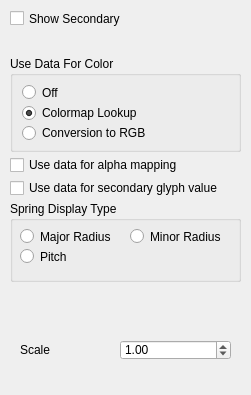
<?xml version="1.0" encoding="UTF-8"?>
<ui version="4.0">
 <class>ShowFieldGlyphsSecondaryTabDialog</class>
 <widget class="QWidget" name="ShowFieldGlyphsSecondaryTabDialog">
  <property name="geometry">
   <rect>
    <x>0</x>
    <y>0</y>
    <width>251</width>
    <height>395</height>
   </rect>
  </property>
  <property name="sizePolicy">
   <sizepolicy hsizetype="Expanding" vsizetype="Expanding">
    <horstretch>0</horstretch>
    <verstretch>0</verstretch>
   </sizepolicy>
  </property>
  <property name="minimumSize">
   <size>
    <width>250</width>
    <height>395</height>
   </size>
  </property>
  <property name="font">
   <font>
    <weight>50</weight>
    <bold>false</bold>
   </font>
  </property>
  <property name="windowTitle">
   <string>Secondary</string>
  </property>
  <widget class="QCheckBox" name="checkBox">
   <property name="geometry">
    <rect>
     <x>10</x>
     <y>10</y>
     <width>171</width>
     <height>17</height>
    </rect>
   </property>
   <property name="sizePolicy">
    <sizepolicy hsizetype="Minimum" vsizetype="Fixed">
     <horstretch>0</horstretch>
     <verstretch>0</verstretch>
    </sizepolicy>
   </property>
   <property name="minimumSize">
    <size>
     <width>0</width>
     <height>0</height>
    </size>
   </property>
   <property name="text">
    <string>Show Secondary</string>
   </property>
  </widget>
  <widget class="QGroupBox" name="groupBox_3">
   <property name="geometry">
    <rect>
     <x>10</x>
     <y>201</y>
     <width>231</width>
     <height>81</height>
    </rect>
   </property>
   <property name="title">
    <string>Spring Display Type</string>
   </property>
   <widget class="QRadioButton" name="radioButton_7">
    <property name="geometry">
     <rect>
      <x>10</x>
      <y>25</y>
      <width>111</width>
      <height>21</height>
     </rect>
    </property>
    <property name="text">
     <string>Major Radius</string>
    </property>
   </widget>
   <widget class="QRadioButton" name="radioButton_8">
    <property name="geometry">
     <rect>
      <x>120</x>
      <y>25</y>
      <width>101</width>
      <height>21</height>
     </rect>
    </property>
    <property name="text">
     <string>Minor Radius</string>
    </property>
   </widget>
   <widget class="QRadioButton" name="radioButton_9">
    <property name="geometry">
     <rect>
      <x>10</x>
      <y>45</y>
      <width>111</width>
      <height>21</height>
     </rect>
    </property>
    <property name="text">
     <string>Pitch</string>
    </property>
   </widget>
  </widget>
  <widget class="QCheckBox" name="checkBox_5">
   <property name="geometry">
    <rect>
     <x>10</x>
     <y>155</y>
     <width>221</width>
     <height>20</height>
    </rect>
   </property>
   <property name="minimumSize">
    <size>
     <width>0</width>
     <height>20</height>
    </size>
   </property>
   <property name="text">
    <string>Use data for alpha mapping</string>
   </property>
  </widget>
  <widget class="QCheckBox" name="checkBox_7">
   <property name="geometry">
    <rect>
     <x>10</x>
     <y>178</y>
     <width>221</width>
     <height>20</height>
    </rect>
   </property>
   <property name="minimumSize">
    <size>
     <width>0</width>
     <height>20</height>
    </size>
   </property>
   <property name="text">
    <string>Use data for secondary glyph value</string>
   </property>
  </widget>
  <widget class="QGroupBox" name="groupBox_9">
   <property name="enabled">
    <bool>true</bool>
   </property>
   <property name="geometry">
    <rect>
     <x>10</x>
     <y>56</y>
     <width>231</width>
     <height>96</height>
    </rect>
   </property>
   <property name="title">
    <string>Use Data For Color</string>
   </property>
   <layout class="QVBoxLayout" name="verticalLayout_11">
    <item>
     <widget class="QRadioButton" name="defaultNodeColoringButton_5">
      <property name="text">
       <string>Off</string>
      </property>
     </widget>
    </item>
    <item>
     <widget class="QRadioButton" name="colormapLookupNodeColoringButton_5">
      <property name="text">
       <string>Colormap Lookup</string>
      </property>
      <property name="checked">
       <bool>true</bool>
      </property>
     </widget>
    </item>
    <item>
     <widget class="QRadioButton" name="conversionRGBNodeColoringButton_5">
      <property name="text">
       <string>Conversion to RGB</string>
      </property>
     </widget>
    </item>
   </layout>
  </widget>
  <widget class="QDoubleSpinBox" name="cylinder_rad_spin_2">
   <property name="enabled">
    <bool>true</bool>
   </property>
   <property name="geometry">
    <rect>
     <x>120</x>
     <y>340</y>
     <width>111</width>
     <height>20</height>
    </rect>
   </property>
   <property name="minimum">
    <double>0.010000000000000</double>
   </property>
   <property name="maximum">
    <double>100.000000000000000</double>
   </property>
   <property name="value">
    <double>1.000000000000000</double>
   </property>
  </widget>
  <widget class="QLabel" name="label_10">
   <property name="geometry">
    <rect>
     <x>20</x>
     <y>340</y>
     <width>112</width>
     <height>20</height>
    </rect>
   </property>
   <property name="text">
    <string>Scale</string>
   </property>
  </widget>
 </widget>
 <resources/>
 <connections/>
</ui>
